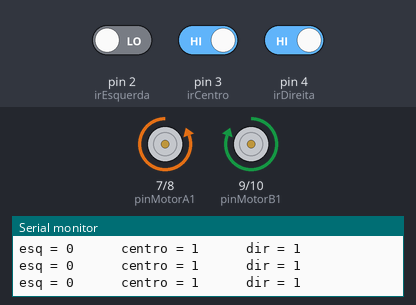
Simulated run of this sketch. Board: Arduino Uno, built with avr-gcc and run on an emulated ATmega328P. On the bench: motor-driver pin pairs drawn as motors (green arrow = first pin HIGH = forward, orange = second pin HIGH = backward, longer = more drive, scaled by the enable pin), the last lines printed to the serial monitor. Inputs (shaded band) come from the test bench; at power-on: pin 2 (irEsquerda) LOW, pin 3 (irCentro) HIGH, pin 4 (irDireita) HIGH.

Above: at 1.2 s.
1.3 s: pin 2 (irEsquerda) driven HIGH and pin 3 (irCentro) driven LOW
At 2.5 s:
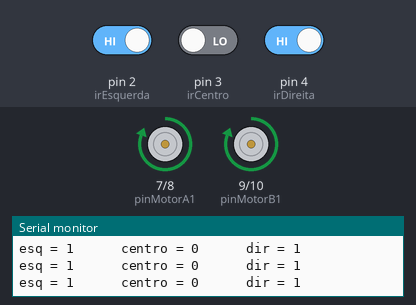
2.8 s: pin 2 (irEsquerda) driven LOW
At 3.1 s:
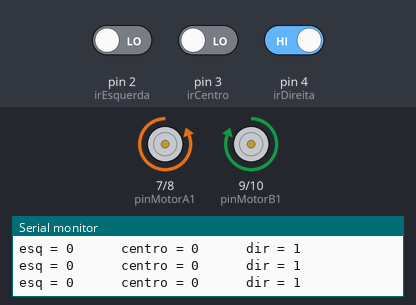
4.3 s: pin 2 (irEsquerda) driven HIGH
At 4.9 s:
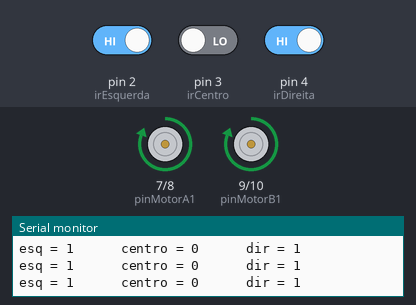
5.8 s: pin 3 (irCentro) driven HIGH and pin 4 (irDireita) driven LOW
At 7.1 s:
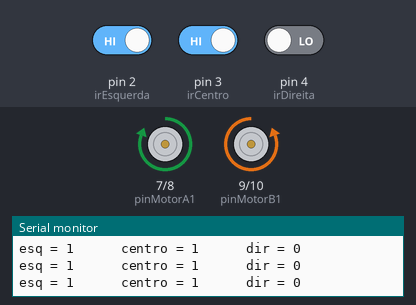
Timing chart, 0 to 8.3 s (numbered marks = the images above; inputs shaded):
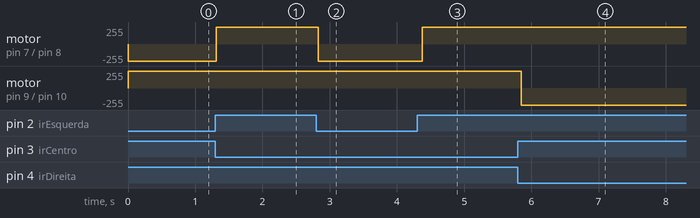

The sketch:

codigo_base.ino
```cpp
#define irEsquerda 2
#define irCentro 3
#define irDireita 4
#define pinMotorEn1 5 //en = enable
#define pinMotorEn2 6 //sao usadas para controlar a velocidade
#define pinMotorA1 7
#define pinMotorA2 8
#define pinMotorB1 9
#define pinMotorB2 10

int esquerda, centro, direita = 0;
int velMotorA, velMotorB = 0;
int somaConst = 0;
char direcao = "r";

void lerSensores(){
  esquerda = digitalRead(irEsquerda);
  centro = digitalRead(irCentro);
  direita = digitalRead(irDireita);

  Serial.print("esq = ");
  Serial.print(esquerda);
  Serial.print("    ");
  Serial.print("  centro = ");
  Serial.print(centro);
  Serial.print("    ");
  Serial.print("  dir = ");
  Serial.println(direita);

}

void mover(char direcao){
  switch (direcao){
    case 'f':
      digitalWrite(pinMotorA1, HIGH);
      digitalWrite(pinMotorA2, LOW);
      digitalWrite(pinMotorB1, HIGH);
      digitalWrite(pinMotorB2, LOW);
      break;
    case 'd':
      digitalWrite(pinMotorA1, HIGH);
      digitalWrite(pinMotorA2, LOW);
      digitalWrite(pinMotorB1, LOW);
      digitalWrite(pinMotorB2, HIGH);
      break;
    case 'e':
      digitalWrite(pinMotorA1, LOW);
      digitalWrite(pinMotorA2, HIGH);
      digitalWrite(pinMotorB1, HIGH);
      digitalWrite(pinMotorB2, LOW);
      break;
    case 't':
      digitalWrite(pinMotorA1, LOW);
      digitalWrite(pinMotorA2, HIGH);
      digitalWrite(pinMotorB1, LOW);
      digitalWrite(pinMotorB2, HIGH);
      break;
    case 'r':
      digitalWrite(pinMotorA1, LOW);
      digitalWrite(pinMotorA2, LOW);
      digitalWrite(pinMotorB1, LOW);
      digitalWrite(pinMotorB2, LOW);
      break;
  }
}

void movimentos(){
  if(centro == 0){
    if(esquerda == 1 && direita == 1){
      mover('f');
    }
    else if(esquerda == 0 && direita == 1){
      //curva 90 graus esquerda
      mover('e');
      delay(30);
      mover("f");
      delay(30);
      mover("r");
    }
    else if(esquerda == 1 && direita == 0){
      //curva 90 graus direita
      mover("d");
      delay(30);
      mover("f");
      delay(30);
      mover("r");
    }
    else if(esquerda == 0 && direita == 0){
      //array de sensores paralelo a linha
      //manda o robo seguir reto
      //tem mais trabalho a ser feito aqui
      mover("f");
      delay(50);
    }
  }
  else if(esquerda == 0){
    if(centro == 1 && direita == 1){
      mover('e');
    }
  }
  else if(direita == 0){
    if(esquerda == 1 && centro == 1){
      mover('d');
    }
  }
}

void setup(){
  pinMode(irEsquerda, INPUT);
  pinMode(irCentro, INPUT);
  pinMode(irDireita, INPUT);
  pinMode(pinMotorA1, OUTPUT);
  pinMode(pinMotorA2, OUTPUT);
  pinMode(pinMotorB1, OUTPUT);
  pinMode(pinMotorB2, OUTPUT);
  pinMode(pinMotorEn1, OUTPUT);
  pinMode(pinMotorEn2, OUTPUT);

  //como nao estamos usando pwm, botei os motores sempre na máxima caso a ponte h nao tenha os jumpers
  digitalWrite(pinMotorEn1, HIGH);
  digitalWrite(pinMotorEn2, HIGH);

  Serial.begin(115200);
}

void loop(){
  lerSensores();
  movimentos();
  delay(50);
}
```

Measured:
- after the input at 1.3 s, motor on pin 7 (pinMotorA1) / pin 8 (pinMotorA2): backward 255/255 → forward 255/255 at once
- after the input at 2.8 s, motor on pin 7 (pinMotorA1) / pin 8 (pinMotorA2): forward 255/255 → backward 255/255 at once
- after the input at 4.3 s, motor on pin 7 (pinMotorA1) / pin 8 (pinMotorA2): backward 255/255 → forward 255/255 after 0.08 s
- after the input at 5.8 s, motor on pin 9 (pinMotorB1) / pin 10 (pinMotorB2): forward 255/255 → backward 255/255 after 0.05 s
